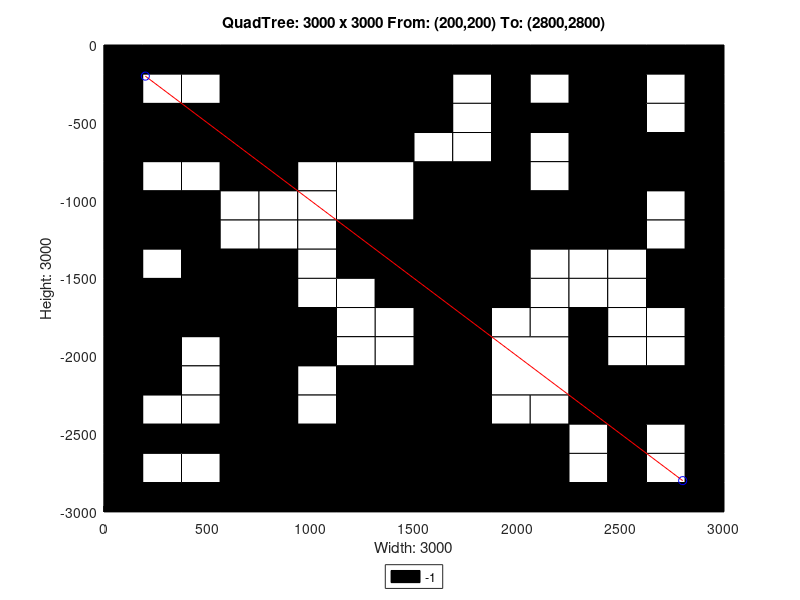

This figure's MATLAB source:
axis([0 3000 -3000 0]);
title('QuadTree: 3000 x 3000 From: (200,200) To: (2800,2800)');
xlabel('Width: 3000');
ylabel('Height: 3000');
rectangle('Position',[750 -750 750 750], 'FaceColor',[0 0 0]);
rectangle('Position',[0 -750 375 375], 'FaceColor',[0 0 0]);
rectangle('Position',[375 -750 375 375], 'FaceColor',[0 0 0]);
rectangle('Position',[1125 -1125 375 375], 'FaceColor',[1 1 1]);
rectangle('Position',[1125 -1500 375 375], 'FaceColor',[0 0 0]);
rectangle('Position',[2250 -375 375 375], 'FaceColor',[0 0 0]);
rectangle('Position',[2250 -750 375 375], 'FaceColor',[0 0 0]);
rectangle('Position',[1500 -1125 375 375], 'FaceColor',[0 0 0]);
rectangle('Position',[1500 -1500 375 375], 'FaceColor',[0 0 0]);
rectangle('Position',[2250 -1125 375 375], 'FaceColor',[0 0 0]);
rectangle('Position',[0 -1875 375 375], 'FaceColor',[0 0 0]);
rectangle('Position',[375 -1875 375 375], 'FaceColor',[0 0 0]);
rectangle('Position',[0 -2250 375 375], 'FaceColor',[0 0 0]);
rectangle('Position',[1125 -2625 375 375], 'FaceColor',[0 0 0]);
rectangle('Position',[750 -3000 375 375], 'FaceColor',[0 0 0]);
rectangle('Position',[1125 -3000 375 375], 'FaceColor',[0 0 0]);
rectangle('Position',[1500 -1875 375 375], 'FaceColor',[0 0 0]);
rectangle('Position',[1500 -2250 375 375], 'FaceColor',[0 0 0]);
rectangle('Position',[1875 -2250 375 375], 'FaceColor',[1 1 1]);
rectangle('Position',[1500 -2625 375 375], 'FaceColor',[0 0 0]);
rectangle('Position',[1500 -3000 375 375], 'FaceColor',[0 0 0]);
rectangle('Position',[1875 -3000 375 375], 'FaceColor',[0 0 0]);
rectangle('Position',[0 -187.5 187.5 187.5], 'FaceColor',[0 0 0]);
rectangle('Position',[187.5 -187.5 187.5 187.5], 'FaceColor',[0 0 0]);
rectangle('Position',[0 -375 187.5 187.5], 'FaceColor',[0 0 0]);
rectangle('Position',[187.5 -375 187.5 187.5], 'FaceColor',[1 1 1]);
rectangle('Position',[375 -187.5 187.5 187.5], 'FaceColor',[0 0 0]);
rectangle('Position',[562.5 -187.5 187.5 187.5], 'FaceColor',[0 0 0]);
rectangle('Position',[375 -375 187.5 187.5], 'FaceColor',[1 1 1]);
rectangle('Position',[562.5 -375 187.5 187.5], 'FaceColor',[0 0 0]);
rectangle('Position',[0 -937.5 187.5 187.5], 'FaceColor',[0 0 0]);
rectangle('Position',[187.5 -937.5 187.5 187.5], 'FaceColor',[1 1 1]);
rectangle('Position',[0 -1125 187.5 187.5], 'FaceColor',[0 0 0]);
rectangle('Position',[187.5 -1125 187.5 187.5], 'FaceColor',[0 0 0]);
rectangle('Position',[375 -937.5 187.5 187.5], 'FaceColor',[1 1 1]);
rectangle('Position',[562.5 -937.5 187.5 187.5], 'FaceColor',[0 0 0]);
rectangle('Position',[375 -1125 187.5 187.5], 'FaceColor',[0 0 0]);
rectangle('Position',[562.5 -1125 187.5 187.5], 'FaceColor',[1 1 1]);
rectangle('Position',[0 -1312.5 187.5 187.5], 'FaceColor',[0 0 0]);
rectangle('Position',[187.5 -1312.5 187.5 187.5], 'FaceColor',[0 0 0]);
rectangle('Position',[0 -1500 187.5 187.5], 'FaceColor',[0 0 0]);
rectangle('Position',[187.5 -1500 187.5 187.5], 'FaceColor',[1 1 1]);
rectangle('Position',[375 -1312.5 187.5 187.5], 'FaceColor',[0 0 0]);
rectangle('Position',[562.5 -1312.5 187.5 187.5], 'FaceColor',[1 1 1]);
rectangle('Position',[375 -1500 187.5 187.5], 'FaceColor',[0 0 0]);
rectangle('Position',[562.5 -1500 187.5 187.5], 'FaceColor',[0 0 0]);
rectangle('Position',[750 -937.5 187.5 187.5], 'FaceColor',[0 0 0]);
rectangle('Position',[937.5 -937.5 187.5 187.5], 'FaceColor',[1 1 1]);
rectangle('Position',[750 -1125 187.5 187.5], 'FaceColor',[1 1 1]);
rectangle('Position',[937.5 -1125 187.5 187.5], 'FaceColor',[1 1 1]);
rectangle('Position',[750 -1312.5 187.5 187.5], 'FaceColor',[1 1 1]);
rectangle('Position',[937.5 -1312.5 187.5 187.5], 'FaceColor',[1 1 1]);
rectangle('Position',[750 -1500 187.5 187.5], 'FaceColor',[0 0 0]);
rectangle('Position',[937.5 -1500 187.5 187.5], 'FaceColor',[1 1 1]);
rectangle('Position',[1500 -187.5 187.5 187.5], 'FaceColor',[0 0 0]);
rectangle('Position',[1687.5 -187.5 187.5 187.5], 'FaceColor',[0 0 0]);
rectangle('Position',[1500 -375 187.5 187.5], 'FaceColor',[0 0 0]);
rectangle('Position',[1687.5 -375 187.5 187.5], 'FaceColor',[1 1 1]);
rectangle('Position',[1875 -187.5 187.5 187.5], 'FaceColor',[0 0 0]);
rectangle('Position',[2062.5 -187.5 187.5 187.5], 'FaceColor',[0 0 0]);
rectangle('Position',[1875 -375 187.5 187.5], 'FaceColor',[0 0 0]);
rectangle('Position',[2062.5 -375 187.5 187.5], 'FaceColor',[1 1 1]);
rectangle('Position',[1500 -562.5 187.5 187.5], 'FaceColor',[0 0 0]);
rectangle('Position',[1687.5 -562.5 187.5 187.5], 'FaceColor',[1 1 1]);
rectangle('Position',[1500 -750 187.5 187.5], 'FaceColor',[1 1 1]);
rectangle('Position',[1687.5 -750 187.5 187.5], 'FaceColor',[1 1 1]);
rectangle('Position',[1875 -562.5 187.5 187.5], 'FaceColor',[0 0 0]);
rectangle('Position',[2062.5 -562.5 187.5 187.5], 'FaceColor',[0 0 0]);
rectangle('Position',[1875 -750 187.5 187.5], 'FaceColor',[0 0 0]);
rectangle('Position',[2062.5 -750 187.5 187.5], 'FaceColor',[1 1 1]);
rectangle('Position',[2625 -187.5 187.5 187.5], 'FaceColor',[0 0 0]);
rectangle('Position',[2812.5 -187.5 187.5 187.5], 'FaceColor',[0 0 0]);
rectangle('Position',[2625 -375 187.5 187.5], 'FaceColor',[1 1 1]);
rectangle('Position',[2812.5 -375 187.5 187.5], 'FaceColor',[0 0 0]);
rectangle('Position',[2625 -562.5 187.5 187.5], 'FaceColor',[1 1 1]);
rectangle('Position',[2812.5 -562.5 187.5 187.5], 'FaceColor',[0 0 0]);
rectangle('Position',[2625 -750 187.5 187.5], 'FaceColor',[0 0 0]);
rectangle('Position',[2812.5 -750 187.5 187.5], 'FaceColor',[0 0 0]);
rectangle('Position',[1875 -937.5 187.5 187.5], 'FaceColor',[0 0 0]);
rectangle('Position',[2062.5 -937.5 187.5 187.5], 'FaceColor',[1 1 1]);
rectangle('Position',[1875 -1125 187.5 187.5], 'FaceColor',[0 0 0]);
rectangle('Position',[2062.5 -1125 187.5 187.5], 'FaceColor',[0 0 0]);
rectangle('Position',[1875 -1312.5 187.5 187.5], 'FaceColor',[0 0 0]);
rectangle('Position',[2062.5 -1312.5 187.5 187.5], 'FaceColor',[0 0 0]);
rectangle('Position',[1875 -1500 187.5 187.5], 'FaceColor',[0 0 0]);
rectangle('Position',[2062.5 -1500 187.5 187.5], 'FaceColor',[1 1 1]);
rectangle('Position',[2625 -937.5 187.5 187.5], 'FaceColor',[0 0 0]);
rectangle('Position',[2812.5 -937.5 187.5 187.5], 'FaceColor',[0 0 0]);
rectangle('Position',[2625 -1125 187.5 187.5], 'FaceColor',[1 1 1]);
rectangle('Position',[2812.5 -1125 187.5 187.5], 'FaceColor',[0 0 0]);
rectangle('Position',[2250 -1312.5 187.5 187.5], 'FaceColor',[0 0 0]);
rectangle('Position',[2437.5 -1312.5 187.5 187.5], 'FaceColor',[0 0 0]);
rectangle('Position',[2250 -1500 187.5 187.5], 'FaceColor',[1 1 1]);
rectangle('Position',[2437.5 -1500 187.5 187.5], 'FaceColor',[1 1 1]);
rectangle('Position',[2625 -1312.5 187.5 187.5], 'FaceColor',[1 1 1]);
rectangle('Position',[2812.5 -1312.5 187.5 187.5], 'FaceColor',[0 0 0]);
rectangle('Position',[2625 -1500 187.5 187.5], 'FaceColor',[0 0 0]);
rectangle('Position',[2812.5 -1500 187.5 187.5], 'FaceColor',[0 0 0]);
rectangle('Position',[375 -2062.5 187.5 187.5], 'FaceColor',[1 1 1]);
rectangle('Position',[562.5 -2062.5 187.5 187.5], 'FaceColor',[0 0 0]);
rectangle('Position',[375 -2250 187.5 187.5], 'FaceColor',[1 1 1]);
rectangle('Position',[562.5 -2250 187.5 187.5], 'FaceColor',[0 0 0]);
rectangle('Position',[750 -1687.5 187.5 187.5], 'FaceColor',[0 0 0]);
rectangle('Position',[937.5 -1687.5 187.5 187.5], 'FaceColor',[1 1 1]);
rectangle('Position',[750 -1875 187.5 187.5], 'FaceColor',[0 0 0]);
rectangle('Position',[937.5 -1875 187.5 187.5], 'FaceColor',[0 0 0]);
rectangle('Position',[1125 -1687.5 187.5 187.5], 'FaceColor',[1 1 1]);
rectangle('Position',[1312.5 -1687.5 187.5 187.5], 'FaceColor',[0 0 0]);
rectangle('Position',[1125 -1875 187.5 187.5], 'FaceColor',[1 1 1]);
rectangle('Position',[1312.5 -1875 187.5 187.5], 'FaceColor',[1 1 1]);
rectangle('Position',[750 -2062.5 187.5 187.5], 'FaceColor',[0 0 0]);
rectangle('Position',[937.5 -2062.5 187.5 187.5], 'FaceColor',[0 0 0]);
rectangle('Position',[750 -2250 187.5 187.5], 'FaceColor',[0 0 0]);
rectangle('Position',[937.5 -2250 187.5 187.5], 'FaceColor',[1 1 1]);
rectangle('Position',[1125 -2062.5 187.5 187.5], 'FaceColor',[1 1 1]);
rectangle('Position',[1312.5 -2062.5 187.5 187.5], 'FaceColor',[1 1 1]);
rectangle('Position',[1125 -2250 187.5 187.5], 'FaceColor',[0 0 0]);
rectangle('Position',[1312.5 -2250 187.5 187.5], 'FaceColor',[0 0 0]);
rectangle('Position',[0 -2437.5 187.5 187.5], 'FaceColor',[0 0 0]);
rectangle('Position',[187.5 -2437.5 187.5 187.5], 'FaceColor',[1 1 1]);
rectangle('Position',[0 -2625 187.5 187.5], 'FaceColor',[0 0 0]);
rectangle('Position',[187.5 -2625 187.5 187.5], 'FaceColor',[0 0 0]);
rectangle('Position',[375 -2437.5 187.5 187.5], 'FaceColor',[1 1 1]);
rectangle('Position',[562.5 -2437.5 187.5 187.5], 'FaceColor',[0 0 0]);
rectangle('Position',[375 -2625 187.5 187.5], 'FaceColor',[0 0 0]);
rectangle('Position',[562.5 -2625 187.5 187.5], 'FaceColor',[0 0 0]);
rectangle('Position',[0 -2812.5 187.5 187.5], 'FaceColor',[0 0 0]);
rectangle('Position',[187.5 -2812.5 187.5 187.5], 'FaceColor',[1 1 1]);
rectangle('Position',[0 -3000 187.5 187.5], 'FaceColor',[0 0 0]);
rectangle('Position',[187.5 -3000 187.5 187.5], 'FaceColor',[0 0 0]);
rectangle('Position',[375 -2812.5 187.5 187.5], 'FaceColor',[1 1 1]);
rectangle('Position',[562.5 -2812.5 187.5 187.5], 'FaceColor',[0 0 0]);
rectangle('Position',[375 -3000 187.5 187.5], 'FaceColor',[0 0 0]);
rectangle('Position',[562.5 -3000 187.5 187.5], 'FaceColor',[0 0 0]);
rectangle('Position',[750 -2437.5 187.5 187.5], 'FaceColor',[0 0 0]);
rectangle('Position',[937.5 -2437.5 187.5 187.5], 'FaceColor',[1 1 1]);
rectangle('Position',[750 -2625 187.5 187.5], 'FaceColor',[0 0 0]);
rectangle('Position',[937.5 -2625 187.5 187.5], 'FaceColor',[0 0 0]);
rectangle('Position',[1875 -1687.5 187.5 187.5], 'FaceColor',[0 0 0]);
rectangle('Position',[2062.5 -1687.5 187.5 187.5], 'FaceColor',[1 1 1]);
rectangle('Position',[1875 -1875 187.5 187.5], 'FaceColor',[1 1 1]);
rectangle('Position',[2062.5 -1875 187.5 187.5], 'FaceColor',[1 1 1]);
rectangle('Position',[2250 -1687.5 187.5 187.5], 'FaceColor',[1 1 1]);
rectangle('Position',[2437.5 -1687.5 187.5 187.5], 'FaceColor',[1 1 1]);
rectangle('Position',[2250 -1875 187.5 187.5], 'FaceColor',[0 0 0]);
rectangle('Position',[2437.5 -1875 187.5 187.5], 'FaceColor',[1 1 1]);
rectangle('Position',[2625 -1687.5 187.5 187.5], 'FaceColor',[0 0 0]);
rectangle('Position',[2812.5 -1687.5 187.5 187.5], 'FaceColor',[0 0 0]);
rectangle('Position',[2625 -1875 187.5 187.5], 'FaceColor',[1 1 1]);
rectangle('Position',[2812.5 -1875 187.5 187.5], 'FaceColor',[0 0 0]);
rectangle('Position',[2250 -2062.5 187.5 187.5], 'FaceColor',[0 0 0]);
rectangle('Position',[2437.5 -2062.5 187.5 187.5], 'FaceColor',[1 1 1]);
rectangle('Position',[2250 -2250 187.5 187.5], 'FaceColor',[0 0 0]);
rectangle('Position',[2437.5 -2250 187.5 187.5], 'FaceColor',[0 0 0]);
rectangle('Position',[2625 -2062.5 187.5 187.5], 'FaceColor',[1 1 1]);
rectangle('Position',[2812.5 -2062.5 187.5 187.5], 'FaceColor',[0 0 0]);
rectangle('Position',[2625 -2250 187.5 187.5], 'FaceColor',[0 0 0]);
rectangle('Position',[2812.5 -2250 187.5 187.5], 'FaceColor',[0 0 0]);
rectangle('Position',[1875 -2437.5 187.5 187.5], 'FaceColor',[1 1 1]);
rectangle('Position',[2062.5 -2437.5 187.5 187.5], 'FaceColor',[1 1 1]);
rectangle('Position',[1875 -2625 187.5 187.5], 'FaceColor',[0 0 0]);
rectangle('Position',[2062.5 -2625 187.5 187.5], 'FaceColor',[0 0 0]);
rectangle('Position',[2250 -2437.5 187.5 187.5], 'FaceColor',[0 0 0]);
rectangle('Position',[2437.5 -2437.5 187.5 187.5], 'FaceColor',[0 0 0]);
rectangle('Position',[2250 -2625 187.5 187.5], 'FaceColor',[1 1 1]);
rectangle('Position',[2437.5 -2625 187.5 187.5], 'FaceColor',[0 0 0]);
rectangle('Position',[2625 -2437.5 187.5 187.5], 'FaceColor',[0 0 0]);
rectangle('Position',[2812.5 -2437.5 187.5 187.5], 'FaceColor',[0 0 0]);
rectangle('Position',[2625 -2625 187.5 187.5], 'FaceColor',[1 1 1]);
rectangle('Position',[2812.5 -2625 187.5 187.5], 'FaceColor',[0 0 0]);
rectangle('Position',[2250 -2812.5 187.5 187.5], 'FaceColor',[1 1 1]);
rectangle('Position',[2437.5 -2812.5 187.5 187.5], 'FaceColor',[0 0 0]);
rectangle('Position',[2250 -3000 187.5 187.5], 'FaceColor',[0 0 0]);
rectangle('Position',[2437.5 -3000 187.5 187.5], 'FaceColor',[0 0 0]);
rectangle('Position',[2625 -2812.5 187.5 187.5], 'FaceColor',[1 1 1]);
rectangle('Position',[2812.5 -2812.5 187.5 187.5], 'FaceColor',[0 0 0]);
rectangle('Position',[2625 -3000 187.5 187.5], 'FaceColor',[0 0 0]);
rectangle('Position',[2812.5 -3000 187.5 187.5], 'FaceColor',[0 0 0]);
X=[2800,200];
Y=[-2800,-200];
hold on;
plot(X,Y,'r');
plot(X,Y,'bo');
legend('-1','Location','southoutside');
